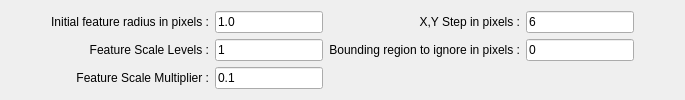
              <widget class="QWidget" name="tabDetectorDENSE">
               <attribute name="title">
                <string>Dense</string>
               </attribute>
               <attribute name="toolTip">
                <string>Generation of image features which are distributed densely and regularly over the image.
The detector generates several levels (in the amount of featureScaleLevels) of features.
Features of each level are located in the nodes of a regular grid over the image (excluding the image boundary of given size).
The level parameters (a feature scale, a node size, a size of boundary) are multiplied by featureScaleMul with level index growing depending on input flags:
-Feature scale is multiplied always.
-The grid node size is multiplied if varyXyStepWithScale is true. 
-Size of image boundary is multiplied if varyImgBoundWithScale is true.</string>
               </attribute>
               <layout class="QGridLayout" name="gridLayout_17">
                <item row="0" column="0">
                 <spacer name="horizontalSpacer_34">
                  <property name="orientation">
                   <enum>Qt::Horizontal</enum>
                  </property>
                  <property name="sizeHint" stdset="0">
                   <size>
                    <width>40</width>
                    <height>20</height>
                   </size>
                  </property>
                 </spacer>
                </item>
                <item row="0" column="2">
                 <spacer name="horizontalSpacer_35">
                  <property name="orientation">
                   <enum>Qt::Horizontal</enum>
                  </property>
                  <property name="sizeHint" stdset="0">
                   <size>
                    <width>40</width>
                    <height>20</height>
                   </size>
                  </property>
                 </spacer>
                </item>
                <item row="0" column="1">
                 <layout class="QGridLayout" name="detectorDenseParams">
                  <item row="0" column="0">
                   <widget class="QLabel" name="detectorDenseInitFeatureScaleLabel">
                    <property name="toolTip">
                     <string>Set the initial KeyPoint feature radius in pixels</string>
                    </property>
                    <property name="text">
                     <string>Initial feature radius in pixels :</string>
                    </property>
                    <property name="alignment">
                     <set>Qt::AlignRight|Qt::AlignTrailing|Qt::AlignVCenter</set>
                    </property>
                   </widget>
                  </item>
                  <item row="0" column="1">
                   <widget class="QLineEdit" name="detectorDenseInitFeatureScaleText">
                    <property name="text">
                     <string>1.0</string>
                    </property>
                   </widget>
                  </item>
                  <item row="1" column="1">
                   <widget class="QLineEdit" name="detectorDenseFeatureScaleLevelsText">
                    <property name="text">
                     <string>1</string>
                    </property>
                   </widget>
                  </item>
                  <item row="1" column="0">
                   <widget class="QLabel" name="detectorDenseFeatureScaleLevelsLabel">
                    <property name="toolTip">
                     <string>Number of scales overwhich we wish to make keypoints</string>
                    </property>
                    <property name="text">
                     <string>Feature Scale Levels :</string>
                    </property>
                    <property name="alignment">
                     <set>Qt::AlignRight|Qt::AlignTrailing|Qt::AlignVCenter</set>
                    </property>
                   </widget>
                  </item>
                  <item row="2" column="0">
                   <widget class="QLabel" name="detectorDenseFeatureScaleMulLabel">
                    <property name="toolTip">
                     <string>Scale adjustment for initFeatureScale over featureScaleLevels,
this scale adjustment can also be applied to the border (initImgBound) and the step size (initxystep).
So when we set featureScaleLevels&gt;1 then this multiplier will be applied to successive scales,
to adjust feature scale, step and the boundary around the image.</string>
                    </property>
                    <property name="text">
                     <string>Feature Scale Multiplier :</string>
                    </property>
                    <property name="alignment">
                     <set>Qt::AlignRight|Qt::AlignTrailing|Qt::AlignVCenter</set>
                    </property>
                   </widget>
                  </item>
                  <item row="2" column="1">
                   <widget class="QLineEdit" name="detectorDenseFeatureScaleMulText">
                    <property name="text">
                     <string>0.1</string>
                    </property>
                   </widget>
                  </item>
                  <item row="1" column="2">
                   <widget class="QLabel" name="detectorDenseInitImgBoundLabel">
                    <property name="toolTip">
                     <string>row/col bounding region to ignore around the image (pixels),
So a 100x100 image, with an initImgBound of 10, would create keypoints in the central 80x80 portion of the image</string>
                    </property>
                    <property name="text">
                     <string>Bounding region to ignore in pixels :</string>
                    </property>
                    <property name="alignment">
                     <set>Qt::AlignRight|Qt::AlignTrailing|Qt::AlignVCenter</set>
                    </property>
                   </widget>
                  </item>
                  <item row="0" column="3">
                   <widget class="QLineEdit" name="detectorDenseInitXyStepText">
                    <property name="text">
                     <string>6</string>
                    </property>
                   </widget>
                  </item>
                  <item row="0" column="2">
                   <widget class="QLabel" name="detectorDenseInitXyStepLabel">
                    <property name="toolTip">
                     <string>Moving column and row step in pixels</string>
                    </property>
                    <property name="text">
                     <string>X,Y Step in pixels :</string>
                    </property>
                    <property name="alignment">
                     <set>Qt::AlignRight|Qt::AlignTrailing|Qt::AlignVCenter</set>
                    </property>
                   </widget>
                  </item>
                  <item row="1" column="3">
                   <widget class="QLineEdit" name="detectorDenseInitImgBoundText">
                    <property name="text">
                     <string>0</string>
                    </property>
                   </widget>
                  </item>
                 </layout>
                </item>
               </layout>
              </widget>
